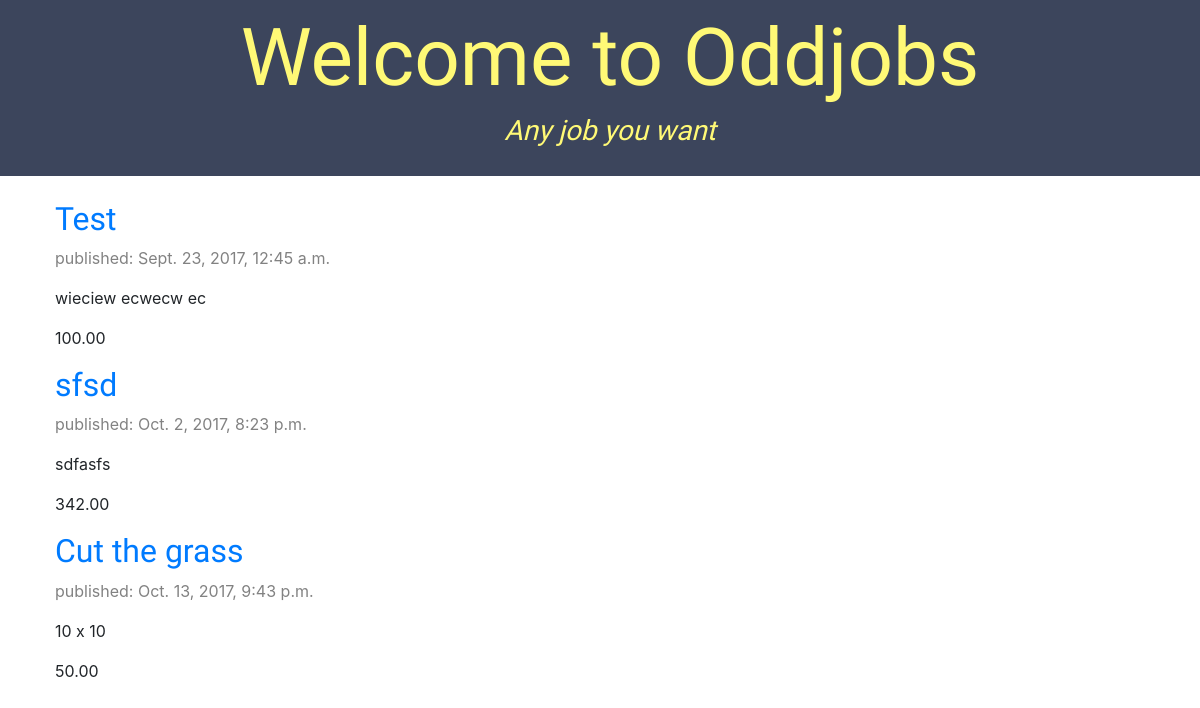
The page / on the database its author committed.
### listings/models.py (models this page shows, shortened)
class Listing(models.Model):
	is_assigned = models.BooleanField(default=False)
	listee = models.ForeignKey('auth.User')
	title = models.CharField(max_length=200)
	listing_dscr = models.TextField(max_length=500)
	amount_listed = models.DecimalField(max_digits=6, decimal_places=2)
	created_date = models.DateTimeField(blank=True, null=True)
	assigned_date = models.DateTimeField(blank=True, null=True)
	completed_date = models.DateTimeField(blank=True, null=True)

### listings/views.py (the view)
# urls.py: url(r'^$', views.index, name='index'),
def index(request):
	listings = Listing.objects.filter(created_date__lte=timezone.now()).order_by('created_date')
	return render(request, 'listings/index.html', {'listings': listings})

### listings/templates/listings/index.html (shortened to what this page needs)
{% extends 'listings/base.html' %}
{% block content %}
    {% for listing in listings %}
        <div class="listing">
            <h2><a href="{% url 'listing_detail' pk=listing.pk %}" id="listing_title">{{ listing.title }}</a></h2>
                <div class="date">
                <p id="created_date">published: {{ listing.created_date }}</p>
                </div>
            <p id="listing_dscr">{{ listing.listing_dscr }}</p>
            <p id="amount_listed">{{ listing.amount_listed|linebreaksbr }}</p>
        </div>
    {% endfor %}
{% endblock %}

### listings/static/css/listings.css (style rules this page uses)
h1, h2, h3, h4 { font-family: 'Lobster', cursive; }
.date { color: #828282; }

### rows shown on the page
Listing: title "Test", created_date "Sept. 23, 2017, 12:45 a.m.", listing_dscr "wieciew ecwecw ec", amount_listed "100.00"
Listing: title "sfsd", created_date "Oct. 2, 2017, 8:23 p.m.", listing_dscr "sdfasfs", amount_listed "342.00"
Listing: title "Cut the grass", created_date "Oct. 13, 2017, 9:43 p.m.", listing_dscr "10 x 10", amount_listed "50.00"
